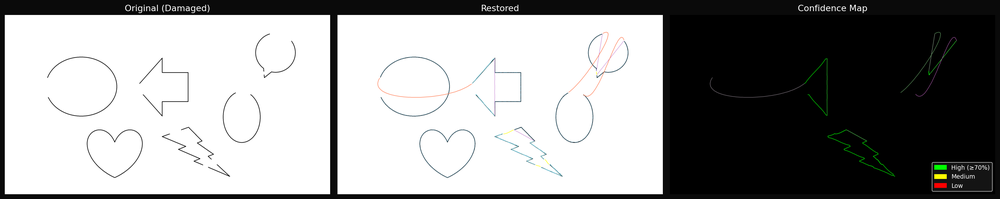
#> input picture restored/restoration_test_restoration.png, 1000 x 199 px, shrunk from 3135 x 625 before the run
$ python add_gaps.py restored/restoration_test_restoration.png out
#> lines starting #> are read from the running program, lines starting #| are printed output that depends on the picture; after the words box and inside, x2 and y2 are one past the last pixel; in counts of white or black regions, pixels touching at a corner belong together
import cv2
import numpy as np
import random
import argparse
import os

def apply_gaps(img, num_gaps=20, gap_size_min=5, gap_size_max=15, gap_type='circle', threshold=127):
    """
    Applies gaps to lines in a black and white image array.
    Lines are assumed to be black (0) and background white (255).

    Args:
        img: Numpy array (grayscale).
        num_gaps: Number of gaps to add.
        gap_size_min/max: Size range for gaps.
        gap_type: 'circle', 'crack', 'scrub', 'box'.
        threshold: Threshold for identifying black lines.

    Returns:
        Numpy array with gaps applied.
    """
#> called with num_gaps = 20, gap_size_min = 5, gap_size_max = 15, gap_type = 'circle', threshold = 127
    # Binary thresholding to ensure clear black/white
    _, binary = cv2.threshold(img, threshold, 255, cv2.THRESH_BINARY)
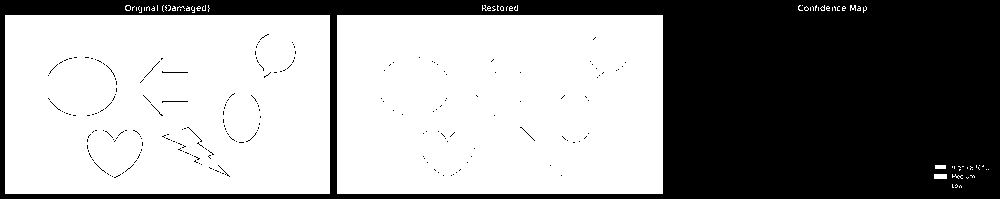
#> binary: shape (199, 1000); 58.5% white; 209 black regions (206 under 20 px), largest, box (x1, y1, x2, y2) and area: (0, 0, 1000, 199) 81862, (162, 71, 188, 73) 27, (162, 101, 188, 103) 27

    # Find coordinates of all black pixels (lines)
    black_pixels = np.column_stack(np.where(binary == 0))
#> black_pixels = 82538 pairs, first value 0 to 198, second value 0 to 999

    if len(black_pixels) == 0:
        return img.copy()

    # Work on a copy
    result = img.copy()

    # Sample gap locations
    effective_num_gaps = min(num_gaps, len(black_pixels))
#> effective_num_gaps = 20
    indices = random.sample(range(len(black_pixels)), effective_num_gaps)
#> indices = [50494, 55125, 5306, 33936, 67013, 63691, 53075, 39755, 62468, 46930, 76465, 28631, 66150, 18254, 36941, 18316, 12429, 81050, 32834, 69804]
    gap_seeds = black_pixels[indices]
#> gap_seeds = 20 rows, first 8: [116, 961], [130, 672], [5, 317], [70, 683], [163, 825], [154, 683], [124, 743], [86, 843]

    for y, x in gap_seeds:
        size = random.randint(gap_size_min, gap_size_max)

        if gap_type == 'circle':
            cv2.circle(result, (x, y), size, 255, -1)

        elif gap_type == 'crack':
            angle = random.uniform(0, 180)
            length = size * 2
            thickness = max(1, size // 4)
            dx = int(np.cos(np.radians(angle)) * length / 2)
            dy = int(np.sin(np.radians(angle)) * length / 2)
            cv2.line(result, (x - dx, y - dy), (x + dx, y + dy), 255, thickness)

        elif gap_type == 'scrub':
            for _ in range(size * 10):
                nx = x + random.randint(-size, size)
                ny = y + random.randint(-size, size)
                if 0 <= nx < result.shape[1] and 0 <= ny < result.shape[0]:
                    result[ny, nx] = 255

        elif gap_type == 'box':
            cv2.rectangle(result, (x - size, y - size), (x + size, y + size), 255, -1)
#> this loop made 20 passes
#> (y, x, size) on passes 1 to 12: (116, 961, 14), (130, 672, 7), (5, 317, 9), (70, 683, 6), (163, 825, 6), (154, 683, 15), (124, 743, 10), (86, 843, 12), (150, 873, 13), (106, 940, 6), (190, 974, 10), (55, 710, 11)
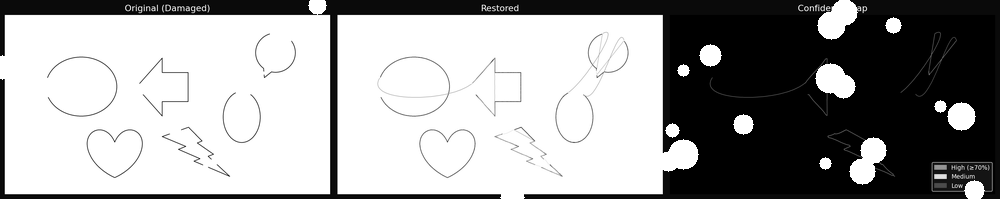
#> result: shape (199, 1000); min 0, max 255, mean 158.6

    return result

def add_gaps_file(input_path, output_path, **kwargs):
    """Wrapper to process a single file."""
    img = cv2.imread(input_path, cv2.IMREAD_GRAYSCALE)
    if img is None:
        raise ValueError(f"Could not read image: {input_path}")

    result = apply_gaps(img, **kwargs)
    cv2.imwrite(output_path, result)
    return result

def add_gaps_batch(input_paths, output_dir, **kwargs):
    """Processes multiple image paths and saves them to an output directory."""
    if not os.path.exists(output_dir):
        os.makedirs(output_dir)

    results = []
    for path in input_paths:
        filename = os.path.basename(path)
        out_path = os.path.join(output_dir, filename)
        try:
            res = add_gaps_file(path, out_path, **kwargs)
            results.append(res)
            print(f"Processed {filename} -> {out_path}")
        except Exception as e:
            print(f"Failed to process {filename}: {e}")

    return results

def main():
    parser = argparse.ArgumentParser(description="Add gaps to black and white sketch images.")
    parser.add_argument("input", help="Path to input file or directory.")
    parser.add_argument("output", help="Path to output file or directory.")
    parser.add_argument("--num", type=int, default=20, help="Number of gaps.")
    parser.add_argument("--min_size", type=int, default=5, help="Min gap size.")
    parser.add_argument("--max_size", type=int, default=15, help="Max gap size.")
    parser.add_argument("--type", choices=['circle', 'crack', 'scrub', 'box'], default='circle', help="Gap type.")
    parser.add_argument("--threshold", type=int, default=127, help="Black detection threshold.")
    parser.add_argument("--seed", type=int, help="Random seed.")

    args = parser.parse_args()

    if args.seed is not None:
        random.seed(args.seed)
        np.random.seed(args.seed)

    # Process either single file or directory
    if os.path.isdir(args.input):
        extensions = ('.png', '.jpg', '.jpeg', '.webp', '.bmp')
        paths = [os.path.join(args.input, f) for f in os.listdir(args.input) if f.lower().endswith(extensions)]
        add_gaps_batch(paths, args.output, num_gaps=args.num, gap_size_min=args.min_size,
                       gap_size_max=args.max_size, gap_type=args.type, threshold=args.threshold)
    else:
        add_gaps_file(args.input, args.output, num_gaps=args.num, gap_size_min=args.min_size,
                      gap_size_max=args.max_size, gap_type=args.type, threshold=args.threshold)

if __name__ == "__main__":
    main()
